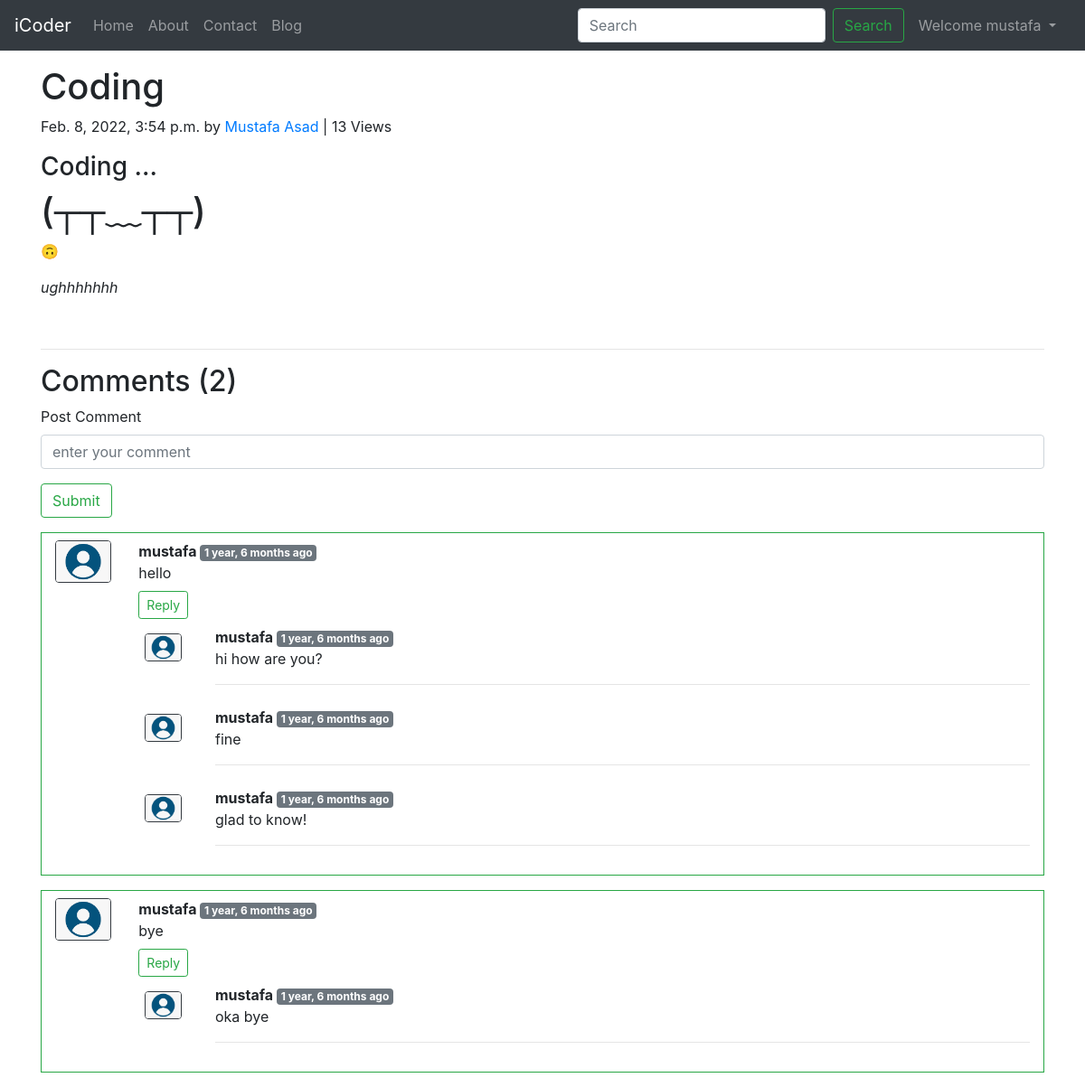
The app's page /blog/coding (signed in) with its own data.
### blog/models.py (models this page shows, shortened)
class Post(models.Model):
    sno=models.AutoField(primary_key=True)
    title=models.CharField(max_length=100)
    author=models.CharField(max_length=30)
    content=models.TextField()
    timestamp=models.DateTimeField(blank=True)
    slug=models.CharField(max_length=100)
    views=models.IntegerField(default=0)

class Blogcomment(models.Model):
    sno=models.AutoField(primary_key=True)
    comment=models.TextField()
    user=models.ForeignKey(User,on_delete=models.CASCADE)
    post=models.ForeignKey(Post,on_delete=models.CASCADE)
    parent=models.ForeignKey('self',on_delete=models.CASCADE,null=True)
    timestamp=models.DateTimeField(default=now)
    def __str__(self):
        return self.comment[:20]+'... by '+self.user.username

### blog/views.py (the view)
# urls.py: path('<str:slug>', views.blogpost, name='blogpost'),
def blogpost(request,slug):
    post=Post.objects.filter(slug=slug).first()
    post.views=post.views+1
    post.save()
    comments=Blogcomment.objects.filter(post=post,parent=None)
    replies=Blogcomment.objects.filter(post=post).exclude(parent=None)
    print(comments,replies)
    repdict={}
    for reply in replies:
        if reply.parent.sno not in repdict.keys():
            repdict[reply.parent.sno]=[reply]
        else:
            repdict[reply.parent.sno].append(reply)
    print(repdict)
    context={'post':post,'comments':comments,'user':request.user,'repdict':repdict}
    return render(request,'blog/blogpost.html',context)

### blog/templatetags/extras.py (called while the page is built)
@register.filter(name='get_val')
def get_val(dict,key):
    return dict.get(key)

### templates/blog/blogpost.html (shortened to what this page needs)
{% extends 'base.html' %}
{% load humanize %}
{% load extras %}
{% block body %}
<div class="container my-3">
    <h1 class="blog-post-title">{{post.title}} </h1>
    <p class="blog-post-meta">{{post.timestamp}} by <a href="/about">{{post.author}} </a><span> | {{post.views}}
            Views</span></p>
    <p>{{post.content|safe}} </p>
    <hr>
</div>
<div class="container">
    <h2>Comments ({{comments.count}})</h3>
        <div class="my-2">
            {% if user.is_authenticated %}
            <form action="/blog/postcomment" method="post">{% csrf_token %}
                <div class="form-group">
                    <label for="comment">Post Comment</label>
                    <input type="text" name="comment" class="form-control" placeholder="enter your comment">
                </div>
                <button type="submit" class="btn btn-outline-success my-2 my-sm-0">Submit</button>
            </form>
            {% else %}
            <h5 class="my-2">You should be logged in to post a comment.</h5>
            {% endif %}
        </div>
        {% for comment in comments %}
        <div class="row my-3 border border-success py-2 mx-0">
            <div class="col-md-1"><img class="rounded mx-auto d-block w-100 border border-dark"
                    src="/static/img/user.png" alt="user_icon">
            </div>
            <div class="col-md-11"><b> {{comment.user.username}} </b> <span class="badge badge-secondary">
                    {{comment.timestamp | naturaltime}} </span>
                <div>
                    {{comment.comment}}
                </div>
                {% if user.is_authenticated %}
                <div class="reply mx-0 my-2">
                    <button class="btn btn-sm btn-outline-success my-4 my-sm-0" type="button" data-toggle="collapse"
                        data-target="#replybox{{comment.sno}}" aria-expanded="false"
                        aria-controls="replybox{{comment.sno}}">
                        Reply
                    </button>
                </div>
                {% endif %}
                <div class="replies">
                    {% for reply in repdict|get_val:comment.sno %}
                    <div class="row my-2">
                        <div class="col-md-1 my-2"><img class="rounded mx-auto d-block w-75 border border-dark"
                                src="/static/img/user.png" alt="user_icon">
                        </div>
                        <div class="col-md-11">
                            <b> {{reply.user.username}} </b> <span class="badge badge-secondary">
                                {{reply.timestamp | naturaltime}} </span>
                            <div>
                                {{reply.comment}}
                            </div>
                            <hr>
                        </div>
                    </div>
                    {% endfor %}
                </div>
            </div>
        </div>
        {% endfor %}
</div>
{% endblock body %}

### templates/base.html (shortened to what this page needs)
<!doctype html>
<html lang="en">
<head>
	<link rel="stylesheet" href="https://stackpath.bootstrapcdn.com/bootstrap/4.4.1/css/bootstrap.min.css"
>
</head>
<body>
	<nav class="navbar navbar-expand-lg navbar-dark bg-dark">
		<a class="navbar-brand" href="/">iCoder</a>
		<div class="collapse navbar-collapse" id="navbarSupportedContent">
			<ul class="navbar-nav mr-auto">
				<li class="nav-item {% block homeactive %}{% endblock homeactive %}">
					<a class="nav-link" href="/">Home <span class="sr-only">(current)</span></a>
				</li>
				<li class="nav-item {% block aboutactive %}{% endblock aboutactive %}">
					<a class="nav-link" href="/about">About</a>
				</li>
				<li class="nav-item {% block contactactive %}{% endblock contactactive %}">
					<a class="nav-link" href="/contact">Contact</a>
				</li>
				<li class="nav-item {% block blogactive %}{% endblock blogactive %}">
					<a class="nav-link" href="/blog">Blog</a>
				</li>
			</ul>
			<div class="ml-auto form-inline">
			<form method="get" action="/search" class="form-inline my-2 my-lg-0">
				<input class="form-control mr-sm-2" type="search" placeholder="Search" aria-label="Search" name="query"
					id="query">
				<button class="btn btn-outline-success my-2 my-sm-0" type="submit">Search</button>
				{% if user.is_authenticated %}
				<ul class="navbar-nav form-inline mx-2">
					<li class="nav-item dropdown">
						<a class="nav-link dropdown-toggle" href="#" id="navbarDropdown" role="button" data-toggle="dropdown" aria-haspopup="true" aria-expanded="false">
						  Welcome {{request.user}}
						</a>
					  </li>
				</ul>
				{% endif %}
			</form>
		</div>
		</div>
	</nav>
	{% block body %}{% endblock body %}
</body>
</html>

### records on screen
Post: title "Coding", timestamp "Feb. 8, 2022, 3:54 p.m.", author "Mustafa Asad", views "13", content "Coding ... (┬┬﹏┬┬) 🙃 ughhhhhhh"
Blogcomment: user.username "mustafa", timestamp "1 year, 6 months ago", comment "hello"
Blogcomment: user.username "mustafa", timestamp "1 year, 6 months ago", comment "hi how are you?"
Blogcomment: user.username "mustafa", timestamp "1 year, 6 months ago", comment "fine"
Blogcomment: user.username "mustafa", timestamp "1 year, 6 months ago", comment "glad to know!"
Blogcomment: user.username "mustafa", timestamp "1 year, 6 months ago", comment "bye"
Blogcomment: user.username "mustafa", timestamp "1 year, 6 months ago", comment "oka bye"

### other values on screen
{{ request.user }} "mustafa"
{{ comments.count }} "2"
